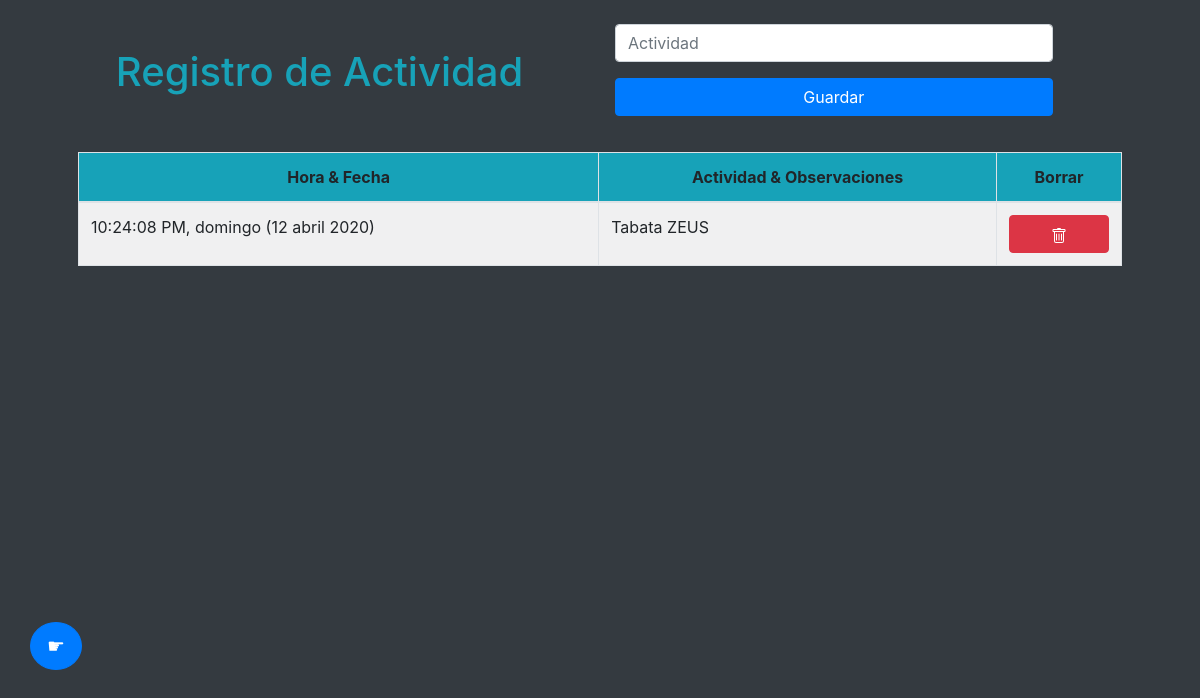
Page /2 on the earlier database version.
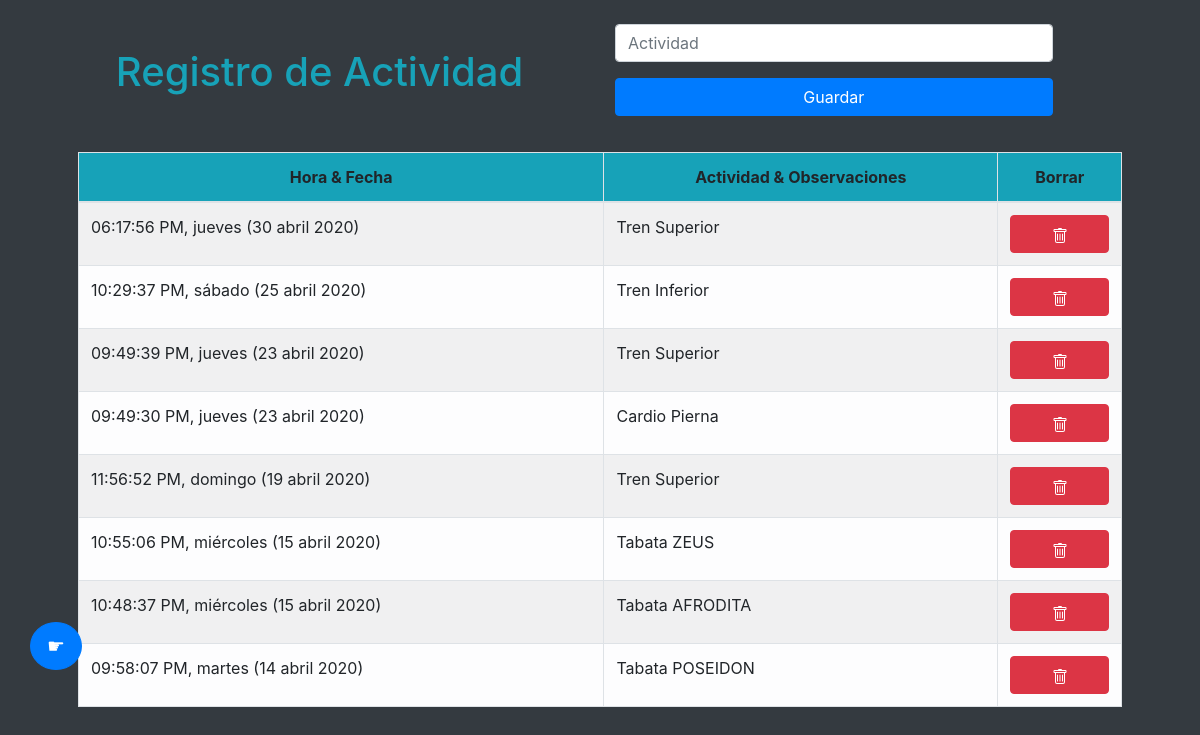
Same page on the later database version.
### app.py (models this page shows)
class Actividad(db.Model):
    id = db.Column(db.Integer, primary_key=True)
    fecha = db.Column(db.String(200))
    observaciones = db.Column(db.String(400))

### app.py (the view)
@app.route('/<id>')
def read(id):
    actividades = Actividad.query.order_by(Actividad.id.desc()).all()
    estaciones = Estacion.query.all()
    return render_template('index.html', actividades=actividades, estaciones=estaciones, id=int(id))

### templates/index.html (shortened to what this page needs)
<!DOCTYPE html>
<html>
<head>
    <link rel="stylesheet" href="{{ url_for('static', filename='bootstrap.css') }}">
    <link rel="stylesheet" href="{{ url_for('static', filename='main.css') }}">
</head>
<body class="bg-dark">
    <main class="container p-4">
        <div class="row">
            <div class="col-md-6">
                <h1 class="text-info text-center p-4">Registro de Actividad</h1>
            </div>
            <div class="col-md-5">
                <form action="/create/{{ id }}" method="POST">
                    <div class="form-group">
                        <input type="text" class="form-control" name="observaciones" placeholder="Actividad" autofocus>
                    </div>
                    <button type="submit" class="btn btn-primary btn-block">Guardar</button>
                </form>
            </div>
        </div>
        <div class="row p-4">
            <div class="col-md-12">
                <table class="table table-bordered table-striped table-light table-hover">
                    <thead class="text-center bg-info">
                        <th>Hora & Fecha</th>
                        <th>Actividad & Observaciones</th>
                        <th>Borrar</th>
                    </thead>
                    <tbody>
                        {% for actividad in actividades %}
                        <tr>
                            <td>{{ actividad.fecha }}</td>
                            <td>{{ actividad.observaciones}}</td>
                            <td>
                                <a href="{{ url_for('delete', id=id, identificador=actividad.id) }}"
                                    class="btn btn-danger btn-block">
                                </a>
                            </td>
                        </tr>
                        {% endfor %}
                    </tbody>
                </table>
            </div>
        </div>
        <button id="btn-comprimir" class="btn btn-primary btn-lg rounded-circle">&#9755;</button>
        <footer>
            <div class="fixed-bottom col-md-3 btn-group">
                <div class="col p-2">
                </div>
            </div>
        </footer>
    </main>
</body>
</html>

### static/main.css (style rules this page uses)
#btn-comprimir { position: fixed; left: 30px; bottom: 130px; }
.btn-group { margin-left: 70%; height: 100px; }

Differences in the rows shown:
removed Actividad: fecha "10:24:08 PM, domingo (12 abril 2020)", observaciones "Tabata ZEUS"
added Actividad: fecha "06:17:56 PM, jueves (30 abril 2020)", observaciones "Tren Superior"
added Actividad: fecha "10:29:37 PM, sábado (25 abril 2020)", observaciones "Tren Inferior"
added Actividad: fecha "09:49:39 PM, jueves (23 abril 2020)", observaciones "Tren Superior"
added Actividad: fecha "09:49:30 PM, jueves (23 abril 2020)", observaciones "Cardio Pierna"
added Actividad: fecha "11:56:52 PM, domingo (19 abril 2020)", observaciones "Tren Superior"
added Actividad: fecha "10:55:06 PM, miércoles (15 abril 2020)", observaciones "Tabata ZEUS"
added Actividad: fecha "10:48:37 PM, miércoles (15 abril 2020)", observaciones "Tabata AFRODITA"
added Actividad: fecha "09:58:07 PM, martes (14 abril 2020)", observaciones "Tabata POSEIDON"
